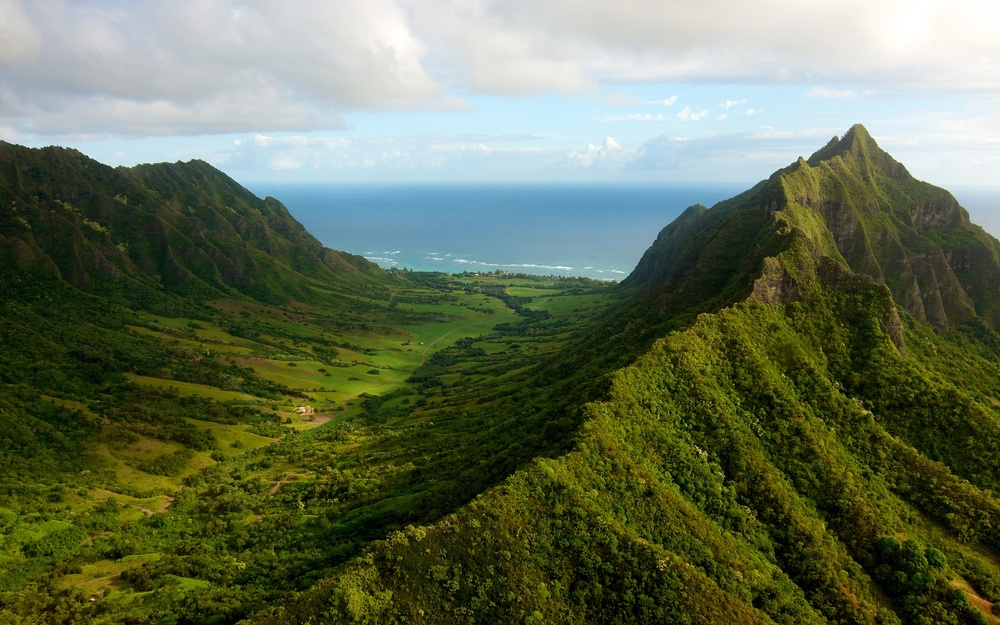
#> input picture grama.jpg, 1000 x 625 px, shrunk from 2560 x 1600 before the run
$ python pontos.py
#> lines starting #> are read from the running program, lines starting #| are printed output that depends on the picture
### pontos-salientes/utils.py
from PIL import Image
from random import randint
import itertools

# [13 lines left out: function get_image_pixels, not called in this run]

def create_new_image(image_name, image_data):
    width = max(set([data.get('coordinates', (0,0))[0] for data in image_data])) + 1
    height = max(set([data.get('coordinates', (0,0))[1] for data in image_data])) + 1
    image = Image.new('RGB', (width, height))
    for pixel_data in image_data:
        image.putpixel(pixel_data.get('coordinates', (0,0)), pixel_data.get('pixel', (0,0,0)))
    image.save(image_name, 'JPEG')
    image.show()


# [12 lines left out: functions getRGBfromI, getIfromRGB, not called in this run]

### pontos-salientes/pontos.py
import utils
import PIL
from PIL import Image

def convolution(image_name, kernel, new_image):
#> called with image_name = '../grama.jpg', new_image = 'edge_detection'
    image = Image.open(image_name)
#> image is the input picture: PIL image 1000x625 RGB; mean R, G, B 100.5, 111, 84.7

    width = range(0, image.size[0])
    height = range(0, image.size[1])

    image_data = []

    offset_x = (kernel.get('width', 0) - 1) / 2
    offset_y = (kernel.get('height', 0) - 1) / 2

    for x in width:
        for y in height:
            conv_r = 0
            conv_g = 0
            conv_b = 0

            for kx in range(0, kernel.get('width', 0)):
                x_coord = x + kx - offset_x
                if x + kx < offset_x or x_coord >= image.size[0]:
                    continue
                for ky in range(0, kernel.get('height', 0)):
                    y_coord = y + ky - offset_y
                    if y + ky < offset_y or y_coord >= image.size[1]:
                        continue
                    kernel_pixel = kernel.get('matrix', [])[kx][ky]
                    image_pixel = image.getpixel((x_coord, y_coord))

                    conv_r += (image_pixel[0] * kernel_pixel)
                    conv_g += (image_pixel[1] * kernel_pixel)
                    conv_b += (image_pixel[2] * kernel_pixel)

            if conv_r > 255:
                conv_r = 255
            if conv_r < 0:
                conv_r = 0
            if conv_g > 255:
                conv_g = 255
            if conv_g < 0:
                conv_g = 0
            if conv_b > 255:
                conv_b = 255
            if conv_b < 0:
                conv_b = 0

            image_data.append({
                'coordinates': (x, y),
                'pixel': (conv_r, conv_g, conv_b)
            })
#> after the loop, image_data = 625000 items

    utils.create_new_image('{}.jpg'.format(new_image), image_data)
#> in create_new_image, `width = max(set([data.get('coordinates', (0,0))[0] for data in image_d..`: width = 1000
#> in create_new_image, `height = max(set([data.get('coordinates', (0,0))[1] for data in image_..`: height = 625
#> in create_new_image, `image = Image.new('RGB', (width, height))`: image: PIL image 1000x625 RGB; every value is 0
#> the loop in create_new_image, `for pixel_data in image_data:` made 625000 passes
#> pixel_data on passes 1 to 3: {'coordinates': (0, 0), 'pixel': (255, 255, 255)}, {'coordinates': (0, 1), 'pixel': (255, 255, 255)}, {'coordinates': (0, 2), 'pixel': (255, 255, 255)}
#> after the loop in create_new_image, `for pixel_data in image_data:`:
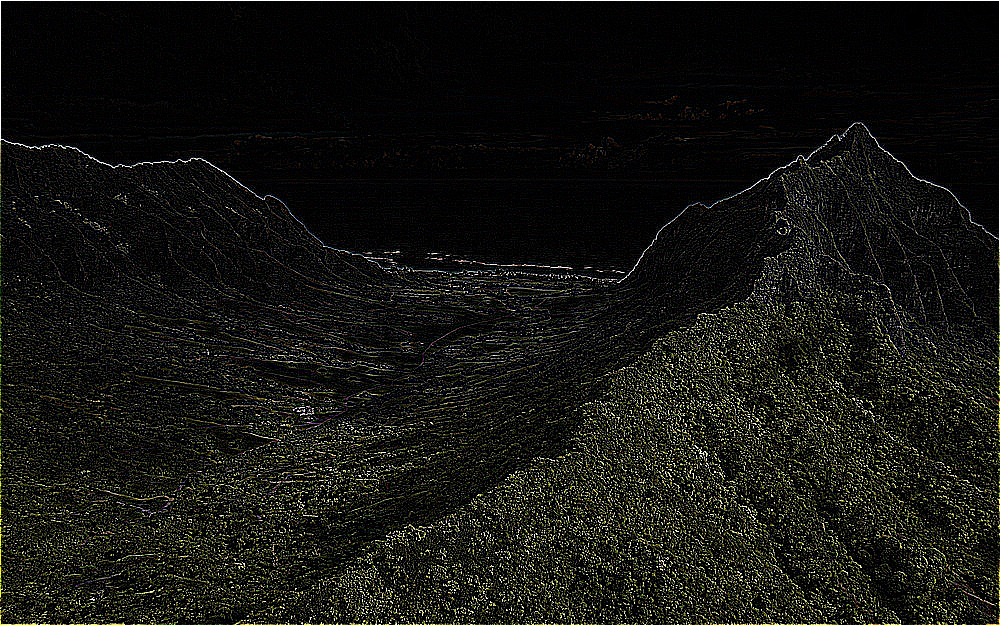
#> image: PIL image 1000x625 RGB; mean R, G, B 22.1, 22.2, 17.9


edge_detection_kernel  = {
    'width': 3,
    'height': 3,
    'matrix': [[-1,-1,-1], [-1,8,-1], [-1,-1,-1]]
}
convolution('../grama.jpg', edge_detection_kernel, 'edge_detection')
